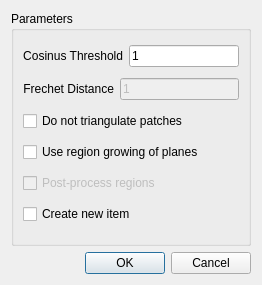
<?xml version="1.0" encoding="UTF-8"?>
<ui version="4.0">
 <class>Remesh_planar_patches_dialog</class>
 <widget class="QDialog" name="Remesh_planar_patches_dialog">
  <property name="enabled">
   <bool>true</bool>
  </property>
  <property name="geometry">
   <rect>
    <x>0</x>
    <y>0</y>
    <width>262</width>
    <height>285</height>
   </rect>
  </property>
  <property name="windowTitle">
   <string>Remesh planar patches parameters</string>
  </property>
  <layout class="QVBoxLayout" name="verticalLayout">
   <item>
    <widget class="QGroupBox" name="groupBox">
     <property name="title">
      <string>Parameters</string>
     </property>
     <layout class="QVBoxLayout" name="verticalLayout_2">
      <item>
       <layout class="QHBoxLayout" name="horizontalLayout">
        <item>
         <widget class="QLabel" name="cos_label">
          <property name="text">
           <string>Cosinus Threshold</string>
          </property>
          <property name="alignment">
           <set>Qt::AlignRight|Qt::AlignTrailing|Qt::AlignVCenter</set>
          </property>
         </widget>
        </item>
        <item>
         <widget class="DoubleEdit" name="cos_dspinbox">
          <property name="inputMethodHints">
           <set>Qt::ImhNone</set>
          </property>
          <property name="inputMask">
           <string/>
          </property>
          <property name="text">
           <string>1</string>
          </property>
          <property name="placeholderText">
           <string>0.00</string>
          </property>
         </widget>
        </item>
       </layout>
      </item>
      <item>
       <layout class="QHBoxLayout" name="horizontalLayout_2">
        <item>
         <widget class="QLabel" name="dist_label">
          <property name="text">
           <string>Frechet Distance</string>
          </property>
          <property name="alignment">
           <set>Qt::AlignRight|Qt::AlignTrailing|Qt::AlignVCenter</set>
          </property>
         </widget>
        </item>
        <item>
         <widget class="DoubleEdit" name="dist_dspinbox">
          <property name="enabled">
           <bool>false</bool>
          </property>
          <property name="inputMethodHints">
           <set>Qt::ImhNone</set>
          </property>
          <property name="inputMask">
           <string/>
          </property>
          <property name="text">
           <string>1</string>
          </property>
          <property name="placeholderText">
           <string>0.00</string>
          </property>
         </widget>
        </item>
       </layout>
      </item>
      <item>
       <widget class="QCheckBox" name="notriangulation_checkbox">
        <property name="enabled">
         <bool>true</bool>
        </property>
        <property name="text">
         <string>Do not triangulate patches</string>
        </property>
       </widget>
      </item>
      <item>
       <widget class="QCheckBox" name="use_region_growing_checkbox">
        <property name="text">
         <string>Use region growing of planes</string>
        </property>
       </widget>
      </item>
      <item>
       <widget class="QCheckBox" name="postprocess_regions_checkbox">
        <property name="enabled">
         <bool>false</bool>
        </property>
        <property name="text">
         <string>Post-process regions</string>
        </property>
       </widget>
      </item>
      <item>
       <widget class="QCheckBox" name="create_new_item_checkbox">
        <property name="text">
         <string>Create new item</string>
        </property>
       </widget>
      </item>
     </layout>
    </widget>
   </item>
   <item>
    <widget class="QDialogButtonBox" name="buttonBox">
     <property name="orientation">
      <enum>Qt::Horizontal</enum>
     </property>
     <property name="standardButtons">
      <set>QDialogButtonBox::Cancel|QDialogButtonBox::Ok</set>
     </property>
    </widget>
   </item>
  </layout>
 </widget>
 <customwidgets>
  <customwidget>
   <class>DoubleEdit</class>
   <extends>QLineEdit</extends>
   <header>CGAL_double_edit.h</header>
  </customwidget>
 </customwidgets>
 <tabstops>
  <tabstop>cos_dspinbox</tabstop>
  <tabstop>notriangulation_checkbox</tabstop>
 </tabstops>
 <resources/>
 <connections>
  <connection>
   <sender>buttonBox</sender>
   <signal>accepted()</signal>
   <receiver>Remesh_planar_patches_dialog</receiver>
   <slot>accept()</slot>
   <hints>
    <hint type="sourcelabel">
     <x>397</x>
     <y>333</y>
    </hint>
    <hint type="destinationlabel">
     <x>157</x>
     <y>195</y>
    </hint>
   </hints>
  </connection>
  <connection>
   <sender>buttonBox</sender>
   <signal>rejected()</signal>
   <receiver>Remesh_planar_patches_dialog</receiver>
   <slot>reject()</slot>
   <hints>
    <hint type="sourcelabel">
     <x>397</x>
     <y>333</y>
    </hint>
    <hint type="destinationlabel">
     <x>286</x>
     <y>195</y>
    </hint>
   </hints>
  </connection>
  <connection>
   <sender>use_region_growing_checkbox</sender>
   <signal>toggled(bool)</signal>
   <receiver>postprocess_regions_checkbox</receiver>
   <slot>setEnabled(bool)</slot>
   <hints>
    <hint type="sourcelabel">
     <x>143</x>
     <y>214</y>
    </hint>
    <hint type="destinationlabel">
     <x>143</x>
     <y>245</y>
    </hint>
   </hints>
  </connection>
  <connection>
   <sender>use_region_growing_checkbox</sender>
   <signal>toggled(bool)</signal>
   <receiver>dist_dspinbox</receiver>
   <slot>setEnabled(bool)</slot>
   <hints>
    <hint type="sourcelabel">
     <x>143</x>
     <y>214</y>
    </hint>
    <hint type="destinationlabel">
     <x>203</x>
     <y>135</y>
    </hint>
   </hints>
  </connection>
 </connections>
</ui>
